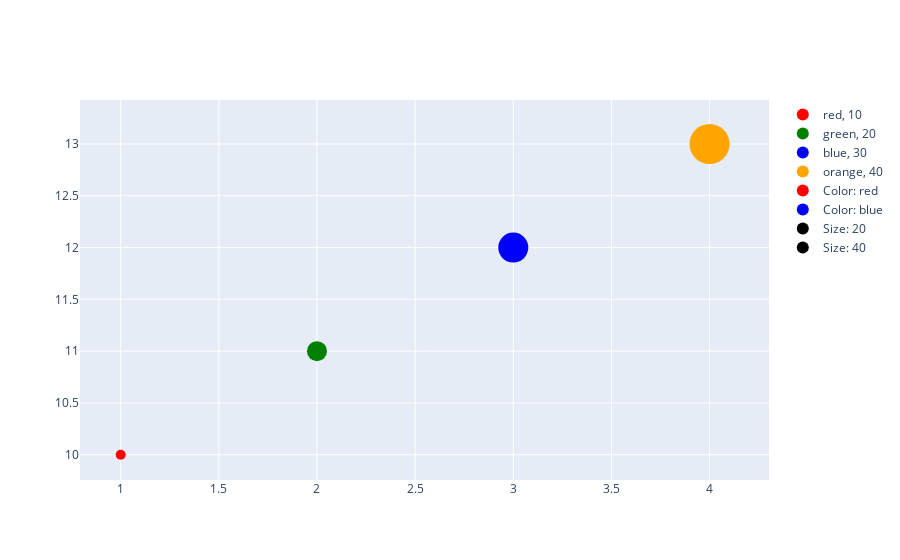

The cell this chart's notebook holds for it:
### Code cell
import plotly.graph_objects as go

# Sample scatter plot data
x_data = [1, 2, 3, 4]
y_data = [10, 11, 12, 13]
colors = ['red', 'green', 'blue', 'orange']
sizes = [10, 20, 30, 40]

# Create the base figure
fig = go.Figure()

# Add the main scatter plot data
for x, y, color, size in zip(x_data, y_data, colors, sizes):
    fig.add_trace(go.Scatter(
        x=[x],
        y=[y],
        mode='markers',
        marker=dict(
            color=color,
            size=size
        ),
        name=f'{color}, {size}'
    ))

# Create custom legend entries
legend_colors = ['red', 'blue']
legend_sizes = [20, 40]

for color in legend_colors:
    fig.add_trace(go.Scatter(
        x=[None],
        y=[None],
        mode='markers',
        marker=dict(
            color=color,
            size=10  # Fixed size for legend color entries
        ),
        name=f'Color: {color}',
        showlegend=True
    ))

for size in legend_sizes:
    fig.add_trace(go.Scatter(
        x=[None],
        y=[None],
        mode='markers',
        marker=dict(
            color='black',  # Neutral color for legend size entries
            size=size
        ),
        name=f'Size: {size}',
        showlegend=True
    ))

# Update layout to adjust the legend
fig.update_layout(
    legend=dict(
        itemsizing='constant'  # Ensure legend markers have the same size
    )
)

fig.show()

### Figure 1 — Plotly figure (JSON) as saved in the notebook; plotly's stock layout.template omitted (floating-point values rounded to 4 significant figures)
{"data": [{"marker": {"color": "red", "size": 10}, "mode": "markers", "name": "red, 10", "type": "scatter", "x": [1], "y": [10]}, {"marker": {"color": "green", "size": 20}, "mode": "markers", "name": "green, 20", "type": "scatter", "x": [2], "y": [11]}, {"marker": {"color": "blue", "size": 30}, "mode": "markers", "name": "blue, 30", "type": "scatter", "x": [3], "y": [12]}, {"marker": {"color": "orange", "size": 40}, "mode": "markers", "name": "orange, 40", "type": "scatter", "x": [4], "y": [13]}, {"marker": {"color": "red", "size": 10}, "mode": "markers", "name": "Color: red", "showlegend": true, "type": "scatter", "x": [null], "y": [null]}, {"marker": {"color": "blue", "size": 10}, "mode": "markers", "name": "Color: blue", "showlegend": true, "type": "scatter", "x": [null], "y": [null]}, {"marker": {"color": "black", "size": 20}, "mode": "markers", "name": "Size: 20", "showlegend": true, "type": "scatter", "x": [null], "y": [null]}, {"marker": {"color": "black", "size": 40}, "mode": "markers", "name": "Size: 40", "showlegend": true, "type": "scatter", "x": [null], "y": [null]}], "layout": {"legend": {"itemsizing": "constant"}}}
